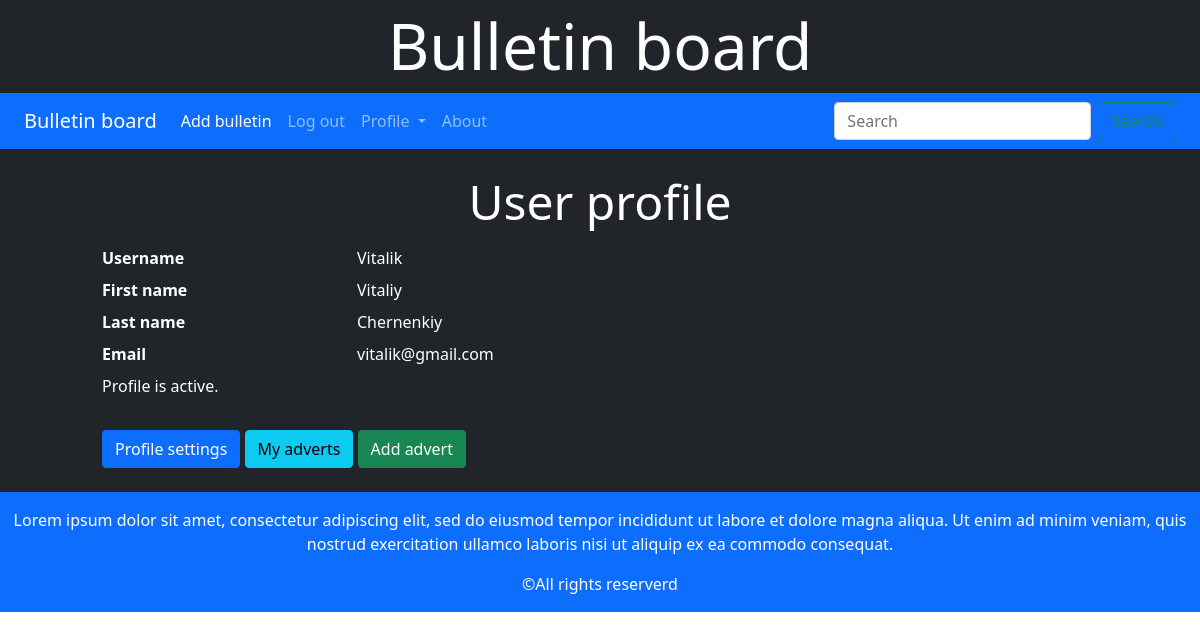
Screenshot of /accounts/profile/1 (signed in) with the database file from the repository.
### main/models.py (models this page shows, shortened)
class AdvUser(AbstractUser):
    is_activated = models.BooleanField(default=True, db_index=True)
    send_massages = models.BooleanField(default=True)
    class Meta(AbstractUser.Meta):
        pass

### main/views.py (the view)
# urls.py: path('accounts/profile/<int:pk>', UserProfileView.as_view(), name='profile'),
class UserProfileView(LoginRequiredMixin ,TemplateView):
    template_name = 'profile.html'

### main/templates/profile.html (shortened to what this page needs)
{% extends "layout/base.html" %}
{% block headline %}User profile{% endblock %}
{% block content %}
    <dl class="row">
        <dt class="col-sm-3">Username</dt>
        <dd class="col-sm-9">{{user.username}}</dd>
        <dt class="col-sm-3">First name</dt>
        <dd class="col-sm-9">
            {% if user.first_name %}
                {{user.first_name}}
            {% else %}
                --------------------
            {% endif %}
        </dd>
        <dt class="col-sm-3">Last name</dt>
        <dd class="col-sm-9">
            {% if user.last_name %}
                {{user.last_name}}
            {% else %}
                --------------------
            {% endif %}
        </dd>
        <dt class="col-sm-3 text-truncate">Email</dt>
        <dd class="col-sm-9">{{user.email}}</dd>
        {% if user.is_active %}
            <p>Profile is active.</p>
        {% endif %}
    </dl>
    <div>
        <a class="btn btn-primary mr-2" type="button" href="{% url 'profile_change' %}">Profile settings</a>
        <a class="btn btn-info" type="button" href="{% url 'user_adverts' %}">My adverts</a>
        <a class="btn btn-success" type="button" href="{% url 'add_bulletin' %}">Add advert</a>
    </div>
{% endblock %}

### rows the page displays
AdvUser: username "Vitalik", first_name "Vitaliy", last_name "Chernenkiy", email "vitalik@gmail.com"
